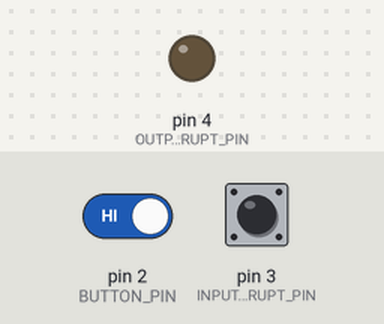
Bench run of a sketch on a simulated Arduino Uno, built with avr-gcc and run on an emulated ATmega328P. Shown: output pins drawn as LEDs (lit = HIGH). Inputs (shaded band) come from the test bench; at power-on: pin 3 (INPUT_INTERRUPT_PIN) HIGH, pin 2 (BUTTON_PIN) HIGH. What the sketch prints to the serial monitor is not drawn.

Above: at 4.3 s.
4.4 s: pin 3 (INPUT_INTERRUPT_PIN) pulled LOW for 0.15 s
At 4.41 s:
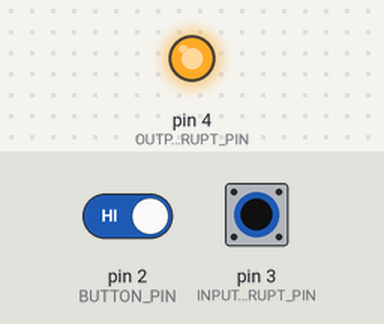
7.5 s: pin 2 (BUTTON_PIN) driven LOW and pin 3 (INPUT_INTERRUPT_PIN) driven LOW
Timing chart, 0 to 11.8 s (numbered marks = the images above; inputs shaded):
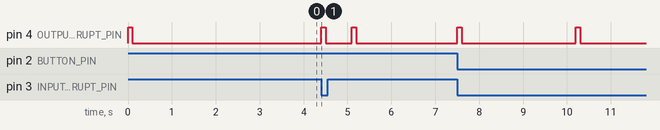

The sketch:

WATCHDOG_ARDUINO.ino
```cpp
#define BUTTON_PIN 2
#define INPUT_INTERRUPT_PIN 3
#define OUTPUT_INTERRUPT_PIN 4

//variables to keep track of the timing of recent interrupts
unsigned long button_time = 0;
unsigned long last_button_time = 0;
unsigned long button_time2 = 0;
unsigned long last_button_time2 = 0;
int my_delay = 5000;

void(* resetFunc)(void) = 0;

void setup(){
    Serial.begin(115200);
    Serial.println("Program Start");
    pinMode(BUTTON_PIN, INPUT_PULLUP);
    pinMode(INPUT_INTERRUPT_PIN, INPUT_PULLUP);
    pinMode(OUTPUT_INTERRUPT_PIN, OUTPUT);
    attachInterrupt(digitalPinToInterrupt(BUTTON_PIN), isr, FALLING);
    attachInterrupt(digitalPinToInterrupt(INPUT_INTERRUPT_PIN), my_reset, FALLING);
}

void loop(){
   digitalWrite(OUTPUT_INTERRUPT_PIN, HIGH);
   Serial.print("HIGH ");
   delay(100);
   digitalWrite(OUTPUT_INTERRUPT_PIN, LOW);
   Serial.println("LOW");
   delay(my_delay);
}

void isr(){
    button_time = millis();
    if (button_time - last_button_time > 250){
        my_delay = 30000;
        Serial.println("Simulating Hanging");
        last_button_time = button_time;
    }
}

void my_reset(){
      button_time2 = millis();
    if (button_time2 - last_button_time2 > 250){

        Serial.println("Resset received");
        resetFunc();
        last_button_time2 = button_time2;
    }

}
```

Measured:
- by itself, pin 4 (OUTPUT_INTERRUPT_PIN): alternates HIGH for 0.10 s and LOW for 2.6 s, 4 changes in all, then stays LOW
